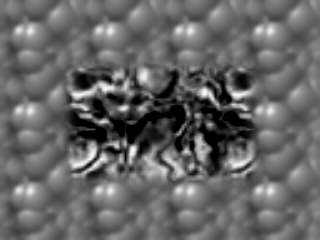
%> input picture AS5/ps5descr/images/TestSeq/Shift0.png, 320 x 240 px
$ octave temp.m   (GNU Octave 9; MATLAB toolbox functions it lacks are replaced by stand-ins)
%> lines starting %> are read from the running program, lines starting %| are printed output that depends on the picture

clc;

img1 = im2double(imread('Shift0.png'));
%> img1: size 240x320 double; min 0, max 0.992, mean 0.399
img2 = im2double(imread('ShiftR2.png'));
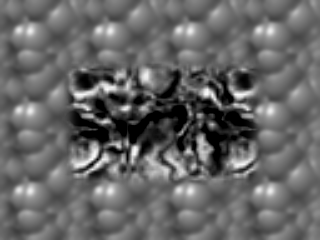
%> input picture AS5/ps5descr/images/TestSeq/ShiftR2.png, 320 x 240 px
%> img2: size 240x320 double; min 0, max 0.992, mean 0.4

img1 = imfilter(img1, fspecial('gaussian', 100,4));
img2 = imfilter(img2, fspecial('gaussian', 100,4));

Ix = imfilter(img1, [-1 1]);
Iy = imfilter(img1, [-1 1]');

Ix2 = Ix .^ 2;
Iy2 = Iy .^ 2;
Ixy = Ix .* Iy;
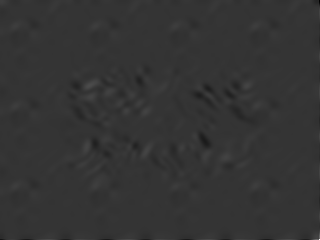
%> Ixy: size 240x320 double; min -0.00352, max 0.0137, mean 6.67e-06; drawn with min black and max white
It  = img2 - img1;
Ixt = Ix .* It;
Iyt = Iy .* It;
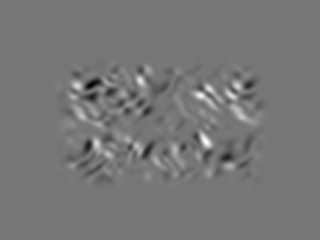
%> Iyt: size 240x320 double; min -0.0029, max 0.00333, mean 7.57e-06; drawn with min black and max white


wIx2 = imfilter(Ix2, fspecial('gaussian', 50, 14));
wIy2 = imfilter(Iy2, fspecial('gaussian', 50, 14));
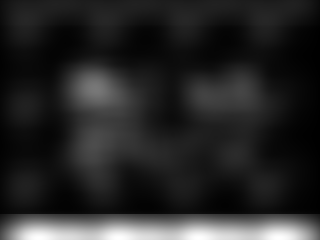
%> wIy2: size 240x320 double; min 8.57e-06, max 0.00171, mean 0.000268; drawn with min black and max white
wIxy = imfilter(Ixy, fspecial('gaussian', 50, 14));
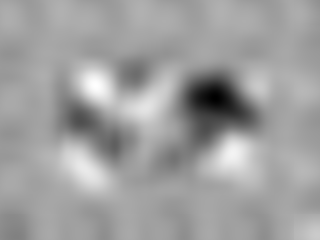
%> wIxy: size 240x320 double; min -0.000206, max 0.000133, mean 5.77e-06; drawn with min black and max white
wIxt = imfilter(Ixt, fspecial('gaussian', 50, 14));
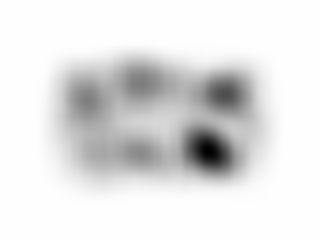
%> wIxt: size 240x320 double; min -0.00122, max 1.93e-06, mean -0.00013; drawn with min black and max white
wIyt = imfilter(Iyt, fspecial('gaussian', 50, 14));

UV = zeros(size(img1,1), size(img1,2), 2);

for y=1:size(img1,1)
    for x=1:size(img1,2)
%         x = 150;
%         y = 120;
        A = [wIx2(y,x) wIxy(y,x); wIxy(y,x) wIy2(y,x)];
        b = [-wIxt(y,x); -wIyt(y,x)];
        uv = A \ (b);

        UV(y,x,1) = uv(1);
        UV(y,x,2) = uv(2);
    end
end

%%
subplot(2,1,1);
imagesc(UV(:,:,1))
colorbar;
subplot(2,1,2);
imagesc(UV(:,:,2))
colorbar;
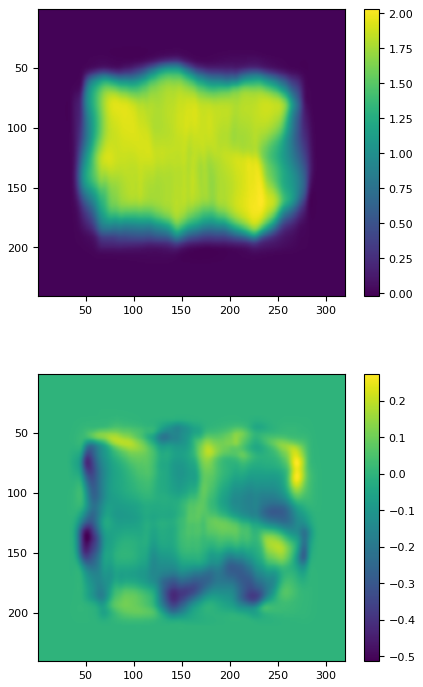
%> figure redrawn from the program's plot data, 2 panels
